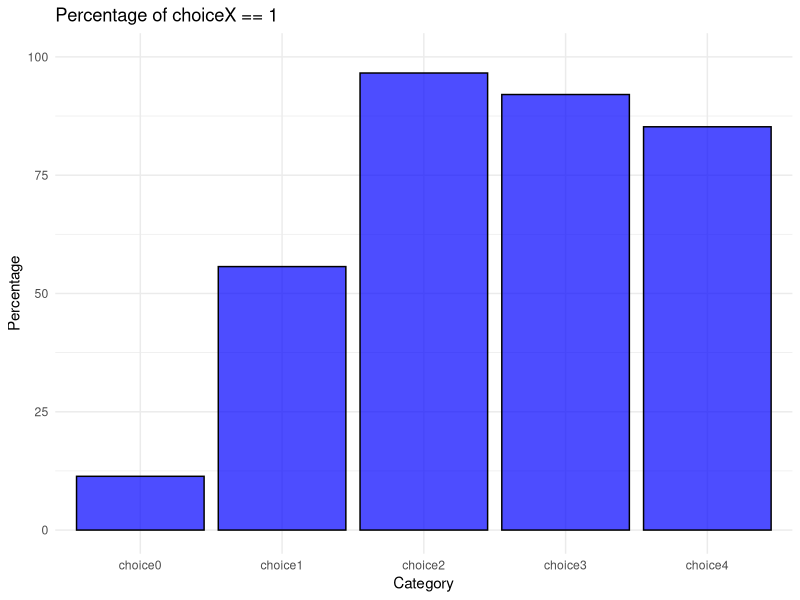
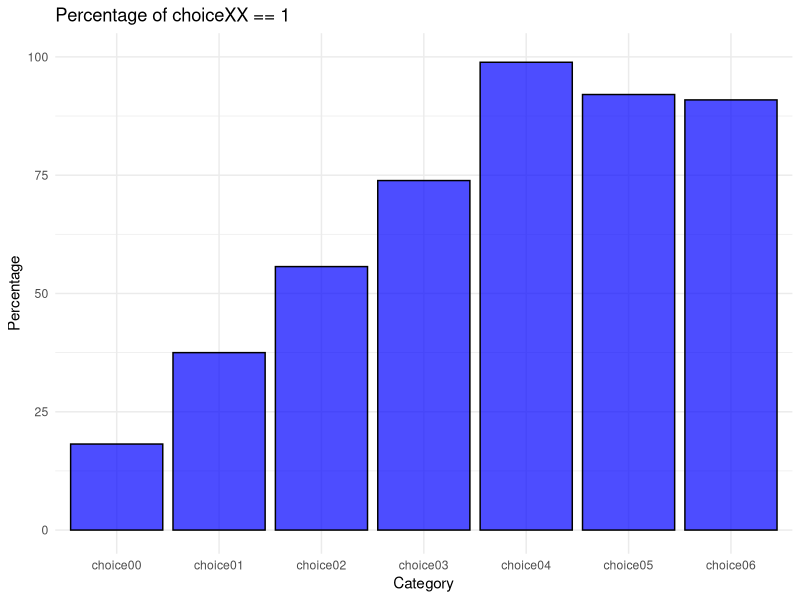
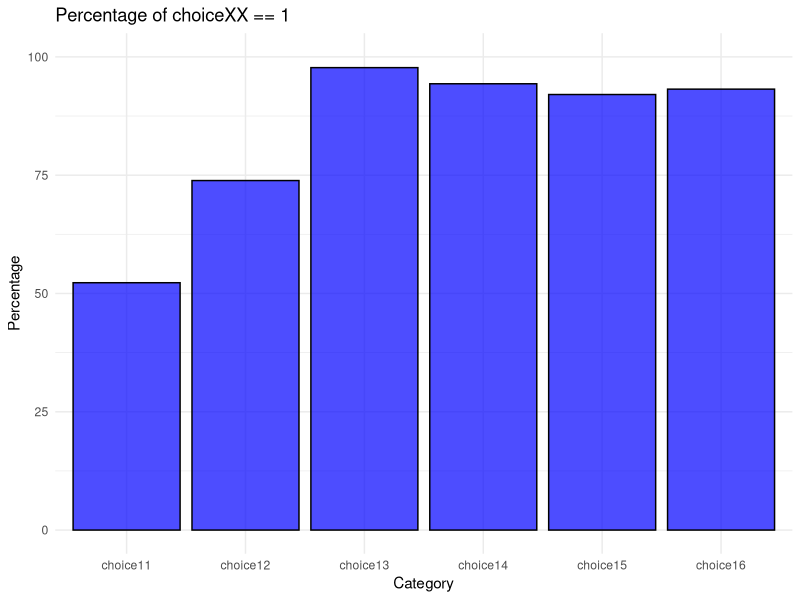
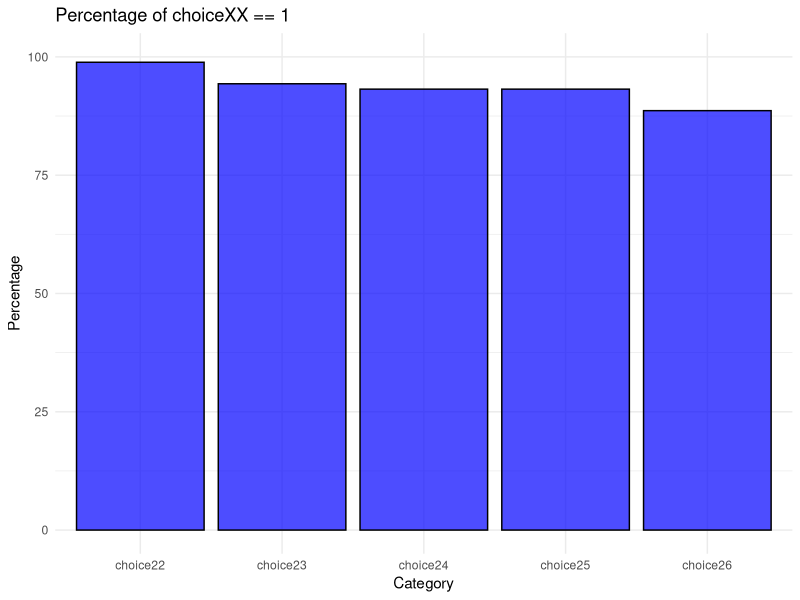
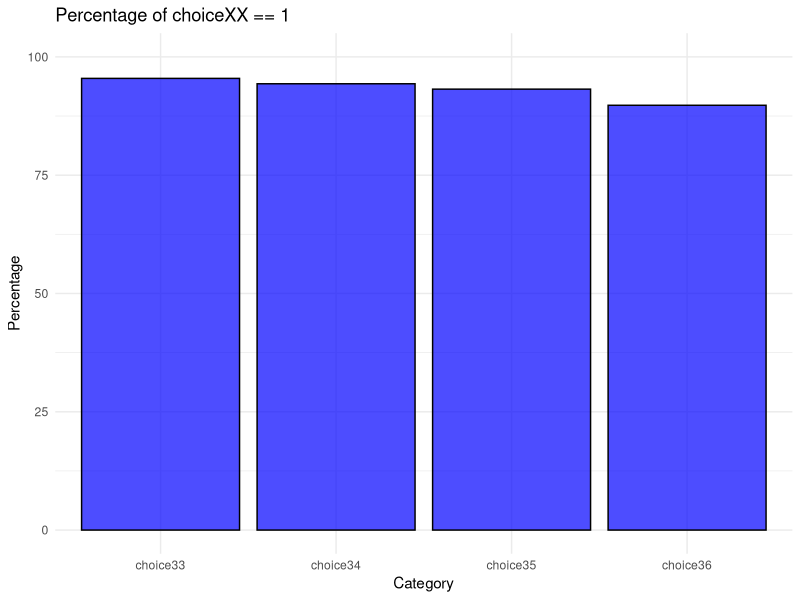
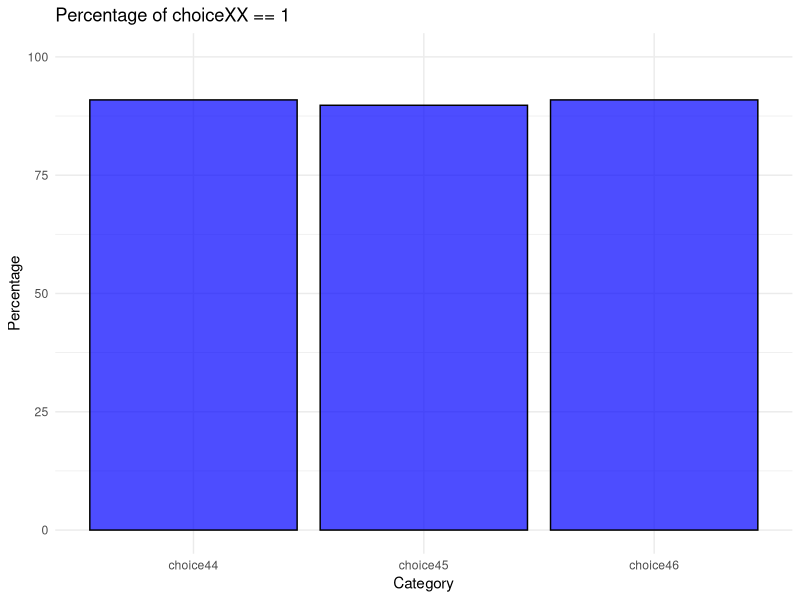
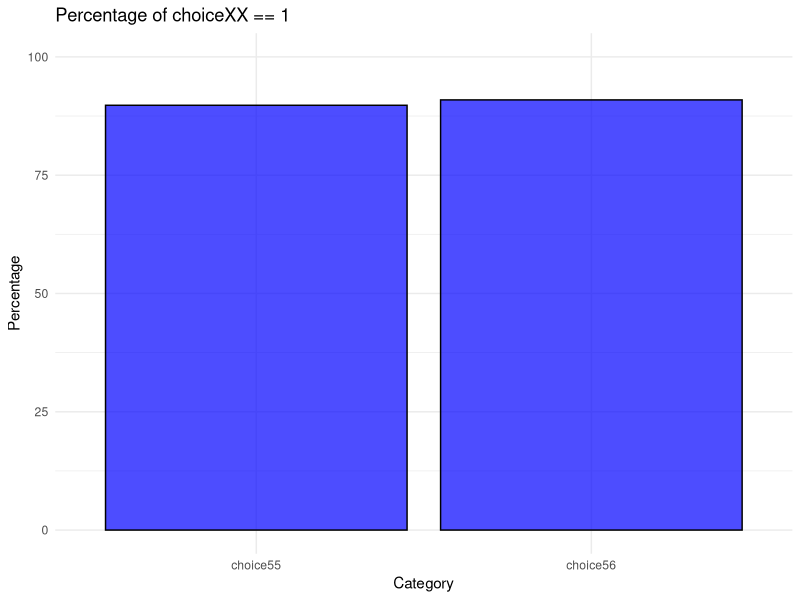
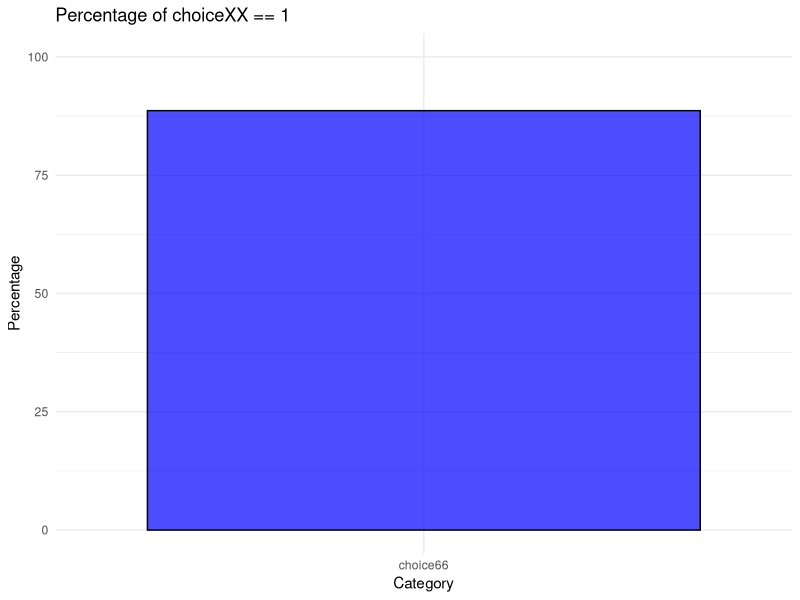

Reproduce these figures in R, in order.
setwd("C:/Users/Can/Desktop/masterthesis")

data <- read.csv("data/full_data.csv")

prosocial_data <- subset(data, participant.svo_category == "Prosocial")

# show average acceptance rate by offer amount

library(ggplot2)
library(gridExtra)


# choice0 to choice4

# Creating a new data frame with the percentage of occurrences for each choice variable
percentage_data_0_6 <- data.frame(
  category = paste0("choice",0:4),
  percentage = colMeans(data[, paste0("choice",0:4)] == 1, na.rm = TRUE) * 100
)

# Creating the bar chart
ggplot(percentage_data_0_6, aes(x = category, y = percentage)) +
  geom_bar(stat = "identity", fill = "blue", color = "black", alpha = 0.7) +
  labs(title = "Percentage of choiceX == 1", x = "Category", y = "Percentage") +
  ylim(0, 100) +  
  theme_minimal()  

# choice00 to choice06

# Creating a new data frame with the percentage of occurrences for each choice variable
percentage_data_00_06 <- data.frame(
  category = paste0("choice0",0:6),
  percentage = colMeans(data[, paste0("choice0",0:6)] == 1, na.rm = TRUE) * 100
)

# Creating the bar chart
ggplot(percentage_data_00_06, aes(x = category, y = percentage)) +
  geom_bar(stat = "identity", fill = "blue", color = "black", alpha = 0.7) +
  labs(title = "Percentage of choiceXX == 1", x = "Category", y = "Percentage") +
  ylim(0, 100) +  
  theme_minimal()  

# choice11 to choice16

# Creating a new data frame with the percentage of occurrences for each choice variable
percentage_data_11_16 <- data.frame(
  category = paste0("choice1",1:6),
  percentage = colMeans(data[, paste0("choice1",1:6)] == 1, na.rm = TRUE) * 100
)

# Creating the bar chart
ggplot(percentage_data_11_16, aes(x = category, y = percentage)) +
  geom_bar(stat = "identity", fill = "blue", color = "black", alpha = 0.7) +
  labs(title = "Percentage of choiceXX == 1", x = "Category", y = "Percentage") +
  ylim(0, 100) +  
  theme_minimal()  

# choice22 to choice26

# Creating a new data frame with the percentage of occurrences for each choice variable
percentage_data_22_26 <- data.frame(
  category = paste0("choice2",2:6),
  percentage = colMeans(data[, paste0("choice2",2:6)] == 1, na.rm = TRUE) * 100
)

# Creating the bar chart
ggplot(percentage_data_22_26, aes(x = category, y = percentage)) +
  geom_bar(stat = "identity", fill = "blue", color = "black", alpha = 0.7) +
  labs(title = "Percentage of choiceXX == 1", x = "Category", y = "Percentage") +
  ylim(0, 100) +  
  theme_minimal()  

# choice33 to choice36

# Creating a new data frame with the percentage of occurrences for each choice variable
percentage_data_33_36 <- data.frame(
  category = paste0("choice3",3:6),
  percentage = colMeans(data[, paste0("choice3",3:6)] == 1, na.rm = TRUE) * 100
)

# Creating the bar chart
ggplot(percentage_data_33_36, aes(x = category, y = percentage)) +
  geom_bar(stat = "identity", fill = "blue", color = "black", alpha = 0.7) +
  labs(title = "Percentage of choiceXX == 1", x = "Category", y = "Percentage") +
  ylim(0, 100) +  
  theme_minimal()  

# choice44 to choice46

# Creating a new data frame with the percentage of occurrences for each choice variable
percentage_data_44_46 <- data.frame(
  category = paste0("choice4",4:6),
  percentage = colMeans(data[, paste0("choice4",4:6)] == 1, na.rm = TRUE) * 100
)

# Creating the bar chart
ggplot(percentage_data_44_46, aes(x = category, y = percentage)) +
  geom_bar(stat = "identity", fill = "blue", color = "black", alpha = 0.7) +
  labs(title = "Percentage of choiceXX == 1", x = "Category", y = "Percentage") +
  ylim(0, 100) +  
  theme_minimal()  

# choice55 to choice56

# Creating a new data frame with the percentage of occurrences for each choice variable
percentage_data_55_56 <- data.frame(
  category = paste0("choice5",5:6),
  percentage = colMeans(data[, paste0("choice5",5:6)] == 1, na.rm = TRUE) * 100
)

# Creating the bar chart
ggplot(percentage_data_55_56, aes(x = category, y = percentage)) +
  geom_bar(stat = "identity", fill = "blue", color = "black", alpha = 0.7) +
  labs(title = "Percentage of choiceXX == 1", x = "Category", y = "Percentage") +
  ylim(0, 100) +  
  theme_minimal()  

# choice66

# Creating a new data frame with the percentage of occurrences for each choice variable
percentage_data_66 <- data.frame(
  category = paste0("choice6",6:6),
  percentage = mean(data[, paste0("choice6",6:6)] == 1, na.rm = TRUE) * 100
)

# Creating the bar chart
ggplot(percentage_data_66, aes(x = category, y = percentage)) +
  geom_bar(stat = "identity", fill = "blue", color = "black", alpha = 0.7) +
  labs(title = "Percentage of choiceXX == 1", x = "Category", y = "Percentage") +
  ylim(0, 100) +  
  theme_minimal()  


library(ggplot2)
library(gridExtra)

# Combine all the plots
combined_plots <- grid.arrange(
  ggplot(percentage_data_0_6, aes(x = category, y = percentage)) +
    geom_bar(stat = "identity", fill = "blue", color = "black", alpha = 0.7) +
    labs(title = "Percentage of choiceX == 1", x = "Category", y = "Percentage") +
    ylim(0, 100) +
    theme_minimal(),
  
  ggplot(percentage_data_00_06, aes(x = category, y = percentage)) +
    geom_bar(stat = "identity", fill = "blue", color = "black", alpha = 0.7) +
    labs(title = "Percentage of choiceXX == 1", x = "Category", y = "Percentage") +
    ylim(0, 100) +
    theme_minimal(),
  
  ggplot(percentage_data_11_16, aes(x = category, y = percentage)) +
    geom_bar(stat = "identity", fill = "blue", color = "black", alpha = 0.7) +
    labs(title = "Percentage of choiceXX == 1", x = "Category", y = "Percentage") +
    ylim(0, 100) +
    theme_minimal(),
  
  ggplot(percentage_data_22_26, aes(x = category, y = percentage)) +
    geom_bar(stat = "identity", fill = "blue", color = "black", alpha = 0.7) +
    labs(title = "Percentage of choiceXX == 1", x = "Category", y = "Percentage") +
    ylim(0, 100) +
    theme_minimal(),
  
  ggplot(percentage_data_33_36, aes(x = category, y = percentage)) +
    geom_bar(stat = "identity", fill = "blue", color = "black", alpha = 0.7) +
    labs(title = "Percentage of choiceXX == 1", x = "Category", y = "Percentage") +
    ylim(0, 100) +
    theme_minimal(),
  
  ggplot(percentage_data_44_46, aes(x = category, y = percentage)) +
    geom_bar(stat = "identity", fill = "blue", color = "black", alpha = 0.7) +
    labs(title = "Percentage of choiceXX == 1", x = "Category", y = "Percentage") +
    ylim(0, 100) +
    theme_minimal(),
  
  ggplot(percentage_data_55_56, aes(x = category, y = percentage)) +
    geom_bar(stat = "identity", fill = "blue", color = "black", alpha = 0.7) +
    labs(title = "Percentage of choiceXX == 1", x = "Category", y = "Percentage") +
    ylim(0, 100) +
    theme_minimal(),
  
  ggplot(percentage_data_66, aes(x = category, y = percentage)) +
    geom_bar(stat = "identity", fill = "blue", color = "black", alpha = 0.7) +
    labs(title = "Percentage of choiceXX == 1", x = "Category", y = "Percentage") +
    ylim(0, 100) +
    theme_minimal(),
  
  ncol = 2  # You can adjust the number of columns as needed
)

# Print the combined plot
print(combined_plots)


library(ggplot2)
library(stringr)

# Combine all the data into one data frame
combined_data <- rbind(
  cbind(percentage_data_0_6, choice = "choice0"),
  cbind(percentage_data_00_06, choice = "choice00"),
  cbind(percentage_data_11_16, choice = "choice11"),
  cbind(percentage_data_22_26, choice = "choice22"),
  cbind(percentage_data_33_36, choice = "choice33"),
  cbind(percentage_data_44_46, choice = "choice44"),
  cbind(percentage_data_55_56, choice = "choice55"),
  cbind(percentage_data_66, choice = "choice66")
)

# Creating the combined plot without facets
ggplot(combined_data, aes(x = category, y = percentage, fill = choice)) +
  geom_bar(stat = "identity", position = position_dodge(width = 0.8), color = "black", alpha = 0.7) +
  labs(title = "Percentage of choiceX == 1", x = "Offer", y = "Percentage Accepted") +
  ylim(0, 100) +
  theme_minimal() +
  scale_fill_manual(values = c("choice0" = "blue", "choice00" = "red", "choice11" = "green", 
                               "choice22" = "orange", "choice33" = "purple", "choice44" = "pink",
                               "choice55" = "brown", "choice66" = "cyan")) +
  theme(axis.text.x = element_text(angle = 90, vjust = 0.5, hjust = 1),
        legend.position = "none") +
  scale_x_discrete(labels = function(x) str_replace(x, "choice", ""))

# only unfair offers
unfair_offers <- c("choice0", "choice00", "choice01", "choice1", "choice02", "choice11", "choice03", "choice12")

percentage_data_unfair_offers <- data.frame(
  category = unfair_offers,
  percentage = colMeans(data[, unfair_offers] == 1, na.rm = TRUE) * 100
)

# Creating the bar chart
ggplot(percentage_data_unfair_offers, aes(x = category, y = percentage)) +
  geom_bar(stat = "identity", fill = "blue", color = "black", alpha = 0.7) +
  labs(title = "Percentage of choiceX == 1", x = "Category", y = "Percentage") +
  ylim(0, 100) +  
  theme_minimal()  